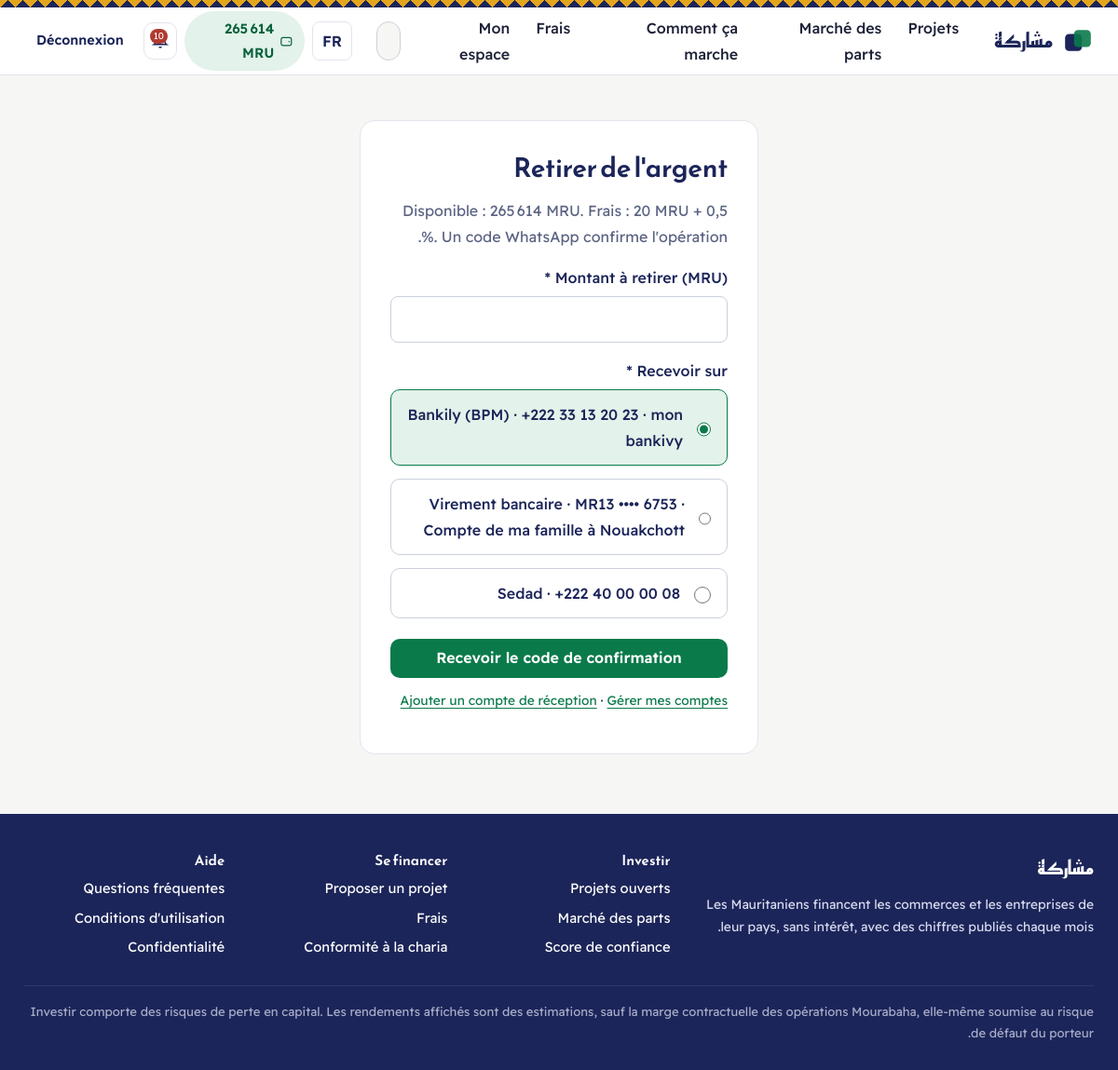
Before: /wallet/withdraw/ (signed in) with the older database file.
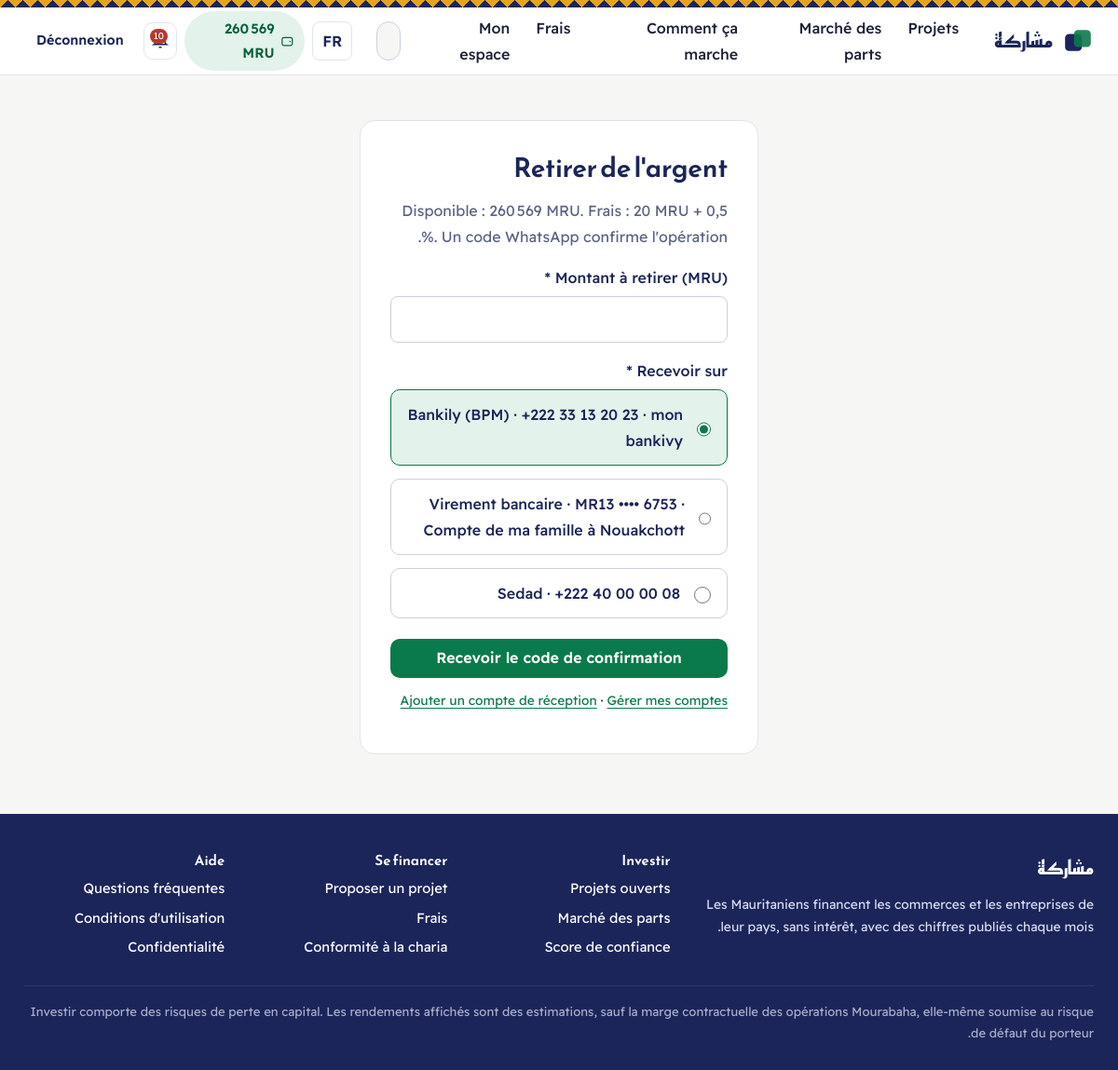
After: the same page with the newer database file.
### apps/wallet/models.py (models this page shows, shortened)
class Wallet(models.Model):
    KINDS = [("user", _("Utilisateur")), ("platform", _("Plateforme (revenus)"))]
    user = models.OneToOneField(settings.AUTH_USER_MODEL, null=True, blank=True, on_delete=models.PROTECT,
                                related_name="wallet_account")
    kind = models.CharField(max_length=10, choices=KINDS, default="user")
    balance = models.DecimalField(_("disponible"), **MONEY, default=ZERO)
    held = models.DecimalField(_("bloqué"), **MONEY, default=ZERO)
    updated_at = models.DateTimeField(auto_now=True)
    class Meta:
        verbose_name = _("portefeuille")
        verbose_name_plural = _("portefeuilles")
        constraints = [
            models.CheckConstraint(condition=models.Q(balance__gte=0), name="wallet_balance_non_negative"),
            models.CheckConstraint(condition=models.Q(held__gte=0), name="wallet_held_non_negative"),
        ]
    @classmethod
    def for_user(cls, user):
        wallet, _created = cls.objects.get_or_create(user=user, defaults={"kind": "user"})
        return wallet
    @classmethod
    def platform(cls):
        wallet = cls.objects.filter(kind="platform").first()
        if wallet is None:
            wallet = cls.objects.create(kind="platform")
        return wallet

### apps/core/models.py (models this page shows, shortened)
class PlatformSettings(models.Model):
    trade_fee_buyer_pct = models.DecimalField(_("frais acheteur marché (%)"), max_digits=5, decimal_places=2, default=Decimal("1.00"))
    trade_fee_seller_pct = models.DecimalField(_("frais vendeur marché (%)"), max_digits=5, decimal_places=2, default=Decimal("1.00"))
    max_listing_premium_pct = models.DecimalField(
        _("prix max. d'une annonce (% au-dessus de la valeur nominale)"), max_digits=6, decimal_places=2, default=Decimal("50.00"),
        help_text=_("Garde-fou contre la spéculation excessive."))
    withdrawal_fee_flat = models.DecimalField(_("frais fixes de retrait (MRU)"), max_digits=10, decimal_places=2, default=Decimal("20.00"))
    withdrawal_fee_pct = models.DecimalField(_("frais de retrait (%)"), max_digits=5, decimal_places=2, default=Decimal("0.50"))
    min_withdrawal = models.DecimalField(_("retrait minimum (MRU)"), max_digits=12, decimal_places=2, default=Decimal("200.00"))
    min_deposit = models.DecimalField(_("dépôt minimum (MRU)"), max_digits=12, decimal_places=2, default=Decimal("100.00"))
    max_ticket_pct = models.DecimalField(
        _("part max. d'un investisseur dans une campagne (%)"), max_digits=5, decimal_places=2, default=Decimal("40.00"))
    report_grace_days = models.PositiveSmallIntegerField(_("délai de remise des rapports (jours après la période)"), default=10)
    installment_grace_days = models.PositiveSmallIntegerField(_("délai de grâce des échéances (jours)"), default=5)
    max_campaign_days = models.PositiveSmallIntegerField(_("durée max. d'une campagne (jours)"), default=60)
    featured_fee = models.DecimalField(_("mise en avant d'un projet (MRU / 7 jours)"), max_digits=10, decimal_places=2, default=Decimal("1500.00"))
    merchant_bankily = models.CharField(_("numéro marchand Bankily"), max_length=40, blank=True)
    merchant_masrvi = models.CharField(_("numéro marchand Masrvi"), max_length=40, blank=True)
    merchant_sedad = models.CharField(_("numéro marchand Sedad"), max_length=40, blank=True)
    bank_details = models.TextField(_("coordonnées bancaires pour virements"), blank=True)
    support_phone = models.CharField(_("téléphone support"), max_length=40, blank=True)
    class Meta:
        verbose_name = _("paramètres de la plateforme")
        verbose_name_plural = _("paramètres de la plateforme")
    @classmethod
    def get(cls):
        obj = cache.get("platform_settings")
        if obj is None:
            obj, _created = cls.objects.get_or_create(pk=1)
            cache.set("platform_settings", obj, 300)
        return obj

### apps/wallet/views.py (the view, shortened to what this page needs)
# urls.py: path("wallet/withdraw", views.withdraw),
@approved_required
def withdraw(request):
    wallet = Wallet.for_user(request.user)
    s = PlatformSettings.get()
    pending = request.session.get("withdraw_pending")
    if not request.user.payment_accounts.filter(is_active=True).exists():
        messages.info(request, _("Ajoutez d'abord le compte Bankily, Masrvi, Sedad ou bancaire qui recevra l'argent."))
        return redirect(reverse("wallet:account_add") + "?next=" + reverse("wallet:withdraw"))
    form = WithdrawForm(request.POST or None, user=request.user)
    return render(request, "wallet/withdraw.html", {"form": form, "wallet": wallet, "settings": s})

### apps/wallet/forms.py (shortened to what this page needs)
class WithdrawForm(forms.Form):
    amount = forms.DecimalField(label=_("Montant à retirer (MRU)"), min_value=1, decimal_places=0, widget=MoneyInput())
    account = AccountChoiceField(label=_("Recevoir sur"), queryset=PaymentAccount.objects.none(), empty_label=None,
                                 widget=forms.RadioSelect)
    def __init__(self, *args, user=None, **kwargs):
        super().__init__(*args, **kwargs)
        qs = user.payment_accounts.filter(is_active=True) if user else PaymentAccount.objects.none()
        self.fields["account"].queryset = qs
        default = qs.filter(is_default=True).first() or qs.first()
        if default:
            self.fields["account"].initial = default.pk

### apps/accounts/models.py (called while the page is built)
    @property
    def is_approved(self):
        return self.status == self.Status.APPROVED and self.is_active

### apps/accounts/phones.py (called while the page is built)
def parse(raw):
    text = str(raw or "").strip()
    if text.startswith("00"):
        text = "+" + text[2:]
    try:
        return phonenumbers.parse(text, settings.PHONE_DEFAULT_REGION)
    except phonenumbers.NumberParseException:
        return None

def display_phone(e164) -> str:
    num = parse(e164)
    return phonenumbers.format_number(num, phonenumbers.PhoneNumberFormat.INTERNATIONAL) if num else str(e164 or "")

### apps/core/context_processors.py (called while the page is built)
def platform(request):
    ctx = {"PLATFORM_NAME": settings.PLATFORM_NAME, "IS_RTL": get_language_bidi(), "DEBUG": settings.DEBUG}
    user = getattr(request, "user", None)
    if user is not None and user.is_authenticated:
        ctx["unread_count"] = user.notifications.filter(is_read=False).count()
        if user.is_approved:
            from apps.wallet.models import Wallet
            ctx["nav_wallet"] = Wallet.for_user(user)
    return ctx

### apps/core/templatetags/mk.py (called while the page is built)
@register.filter
def money(value, decimals=0):
    try:
        d = Decimal(value)
    except (InvalidOperation, TypeError, ValueError):
        return value
    s = f"{d:,.{int(decimals)}f}".replace(",", " ")
    return s

### apps/wallet/forms.py (called while the page is built)
    def label_from_instance(self, obj):
        label = f"{obj.get_method_display()} · {obj.display_number}"
        if obj.label:
            label += f" · {obj.label}"
        return label

### apps/wallet/models.py (called while the page is built)
    @property
    def is_mobile_money(self):
        return self.method in MOBILE_MONEY

    @property
    def display_number(self):
        if self.is_mobile_money:
            from apps.accounts.phones import display_phone
            return display_phone(self.number)
        n = self.number
        return f"{n[:4]} •••• {n[-4:]}" if len(n) > 10 else n

### templates/wallet/withdraw.html (shortened to what this page needs)
{% extends "accounts/auth_base.html" %}{% load i18n mk %}
{% block auth %}<h1>{% trans "Retirer de l'argent" %}</h1>
<p class="muted"></p>
<form method="post" class="form" novalidate>{% csrf_token %}{% include "includes/form.html" with grid="stack" %}<button class="btn block">{% trans "Recevoir le code de confirmation" %}</button></form>
<p class="small" style="margin-top:12px"><a href="{% url 'wallet:account_add' %}?next={% url 'wallet:withdraw' %}">{% trans "Ajouter un compte de réception" %}</a> · <a href="{% url 'wallet:accounts' %}">{% trans "Gérer mes comptes" %}</a></p>{% endblock %}

### templates/accounts/auth_base.html
{% extends "base.html" %}{% block content %}<div class="wrap auth"><div class="panel">{% block auth %}{% endblock %}</div>{% block below %}{% endblock %}</div>{% endblock %}

### templates/base.html (shortened to what this page needs)
{% load i18n static mk %}{% get_current_language as LANG %}<!doctype html>
<html lang="{{ LANG }}" dir="{% if IS_RTL %}rtl{% else %}ltr{% endif %}">
<head>
  <link rel="stylesheet" href="{% static 'css/fonts.css' %}">
  <link rel="stylesheet" href="{% static 'css/app.css' %}">
</head>
<body>
<div class="frieze" aria-hidden="true"></div>
<header class="site-header">
  <div class="wrap">
    <a class="brand" href="{% url 'core:home' %}" aria-label="Moucharaka">
      <svg viewBox="0 0 32 32" aria-hidden="true"><rect x="3" y="9" width="17" height="17" rx="4" fill="var(--ink)"/><rect x="12" y="5" width="17" height="17" rx="4" fill="var(--palm)" fill-opacity=".9"/></svg>
      <b>{% if IS_RTL %}مشاركة{% else %}Moucharaka{% endif %}</b>
    </a>
    <nav class="nav" id="main-nav" aria-label="{% trans 'Navigation principale' %}">
      {% url 'projects:explore' as u_exp %}{% url 'market:index' as u_mk %}{% url 'core:page' 'how' as u_how %}{% url 'core:page' 'fees' as u_fees %}
      <a href="{{ u_exp }}" {% if request.path == u_exp %}aria-current="page"{% endif %}>{% trans "Projets" %}</a>
      <a href="{{ u_mk }}" {% if request.path == u_mk %}aria-current="page"{% endif %}>{% trans "Marché des parts" %}</a>
      <a href="{{ u_how }}" {% if request.path == u_how %}aria-current="page"{% endif %}>{% trans "Comment ça marche" %}</a>
      <a href="{{ u_fees }}" {% if request.path == u_fees %}aria-current="page"{% endif %}>{% trans "Frais" %}</a>
      {% if user.is_authenticated %}
        <a href="{% url 'core:dashboard' %}">{% trans "Mon espace" %}</a>
      {% endif %}
    </nav>
    <form class="header-search" action="{% url 'search' %}" method="get" role="search">
      <input id="hs" type="search" name="q" value="{{ request.GET.q|default:'' }}" placeholder="{% trans 'Projet, ID (MP-…), porteur…' %}" autocomplete="off">
    </form>
    <div class="header-end">
      <form class="lang-form" action="{% url 'set_language' %}" method="post">{% csrf_token %}
        {% if LANG == "ar" %}<button name="language" value="fr" lang="fr" title="Français">FR</button>
        {% else %}<button name="language" value="ar" lang="ar" title="العربية">ع</button>{% endif %}
      </form>
      {% if user.is_authenticated %}
        {% if nav_wallet %}<a class="wallet-chip" href="{% url 'wallet:home' %}" title="{% trans 'Portefeuille' %}"><svg width="16" height="16" viewBox="0 0 24 24" fill="none" stroke="currentColor" stroke-width="2" aria-hidden="true"><rect x="3" y="6" width="18" height="14" rx="3"/><path d="M16 13h2"/></svg><span class="num">{{ nav_wallet.balance|money }} MRU</span></a>{% endif %}
        <a class="icon-btn" href="{% url 'core:notifications' %}" aria-label="{% trans 'Notifications' %}">
          {% if unread_count %}<span class="dot">{{ unread_count }}</span>{% endif %}
        </a>
        <form action="{% url 'accounts:logout' %}" method="post">{% csrf_token %}<button class="btn ghost small">{% trans "Déconnexion" %}</button></form>
      {% else %}
        <a class="btn ghost small" href="{% url 'accounts:login' %}">{% trans "Connexion" %}</a>
        <a class="btn small" href="{% url 'accounts:register' %}">{% trans "Créer un compte" %}</a>
      {% endif %}
    </div>
  </div>
</header>
<main id="main">{% block content %}{% endblock %}</main>
<footer class="site-footer">
  <div class="wrap">
    <div class="cols">
      <div>
        <b style="font-family:var(--display);font-size:1.3rem;color:#fff">{% if IS_RTL %}مشاركة{% else %}Moucharaka{% endif %}</b>
        <p class="small" style="margin-top:8px">{% trans "Les Mauritaniens financent les commerces et les entreprises de leur pays, sans intérêt, avec des chiffres publiés chaque mois." %}</p>
      </div>
      <div><h4>{% trans "Investir" %}</h4><ul>
        <li><a href="{% url 'projects:explore' %}">{% trans "Projets ouverts" %}</a></li>
        <li><a href="{% url 'market:index' %}">{% trans "Marché des parts" %}</a></li>
        <li><a href="{% url 'trust:method' %}">{% trans "Score de confiance" %}</a></li></ul></div>
      <div><h4>{% trans "Se financer" %}</h4><ul>
        <li><a href="{% url 'projects:new' %}">{% trans "Proposer un projet" %}</a></li>
        <li><a href="{% url 'core:page' 'fees' %}">{% trans "Frais" %}</a></li>
        <li><a href="{% url 'core:page' 'sharia' %}">{% trans "Conformité à la charia" %}</a></li></ul></div>
      <div><h4>{% trans "Aide" %}</h4><ul>
        <li><a href="{% url 'core:page' 'faq' %}">{% trans "Questions fréquentes" %}</a></li>
        <li><a href="{% url 'core:page' 'terms' %}">{% trans "Conditions d'utilisation" %}</a></li>
        <li><a href="{% url 'core:page' 'privacy' %}">{% trans "Confidentialité" %}</a></li></ul></div>
    </div>
    <div class="legal">{% trans "Investir comporte des risques de perte en capital. Les rendements affichés sont des estimations, sauf la marge contractuelle des opérations Mourabaha, elle-même soumise au risque de défaut du porteur." %}</div>
  </div>
</footer>
</body>
</html>

### templates/includes/form.html (shortened to what this page needs)
<div class="{{ grid|default:'form-grid' }}">{% for field in form.visible_fields %}{% include "includes/field.html" %}{% endfor %}</div>

### templates/includes/field.html (shortened to what this page needs)
{% with wt=field.widget_type %}<div class="field{% if field.errors %} has-error{% endif %}{% if wt == 'textarea' or wt == 'checkboxselectmultiple' or wide %} wide{% endif %}">
{% if wt == "checkbox" %}
  <label class="check" for="{{ field.id_for_label }}">{{ field }}<span>{{ field.label }}</span></label>
{% elif wt == "radioselect" or wt == "checkboxselectmultiple" %}
  <span class="label">{{ field.label }}{% if field.field.required %} *{% endif %}</span><div class="radio-list{% if wt == 'checkboxselectmultiple' %} inline{% endif %}">{{ field }}</div>
{% else %}
  <label for="{{ field.id_for_label }}">{{ field.label }}{% if field.field.required %} <span aria-hidden="true">*</span>{% endif %}</label>{{ field }}
{% endif %}
</div>{% endwith %}

Changed rows visible on the page:
changed Wallet: balance "265 614" → "260 569"; balance.withdrawal_fee_pct "Disponible : 265 614 MRU. Frais : 20 MRU + 0,5 %. Un code WhatsApp confirme l'opération." → "Disponible : 260 569 MRU. Frais : 20 MRU + 0,5 %. Un code WhatsApp confirme l'opération."
